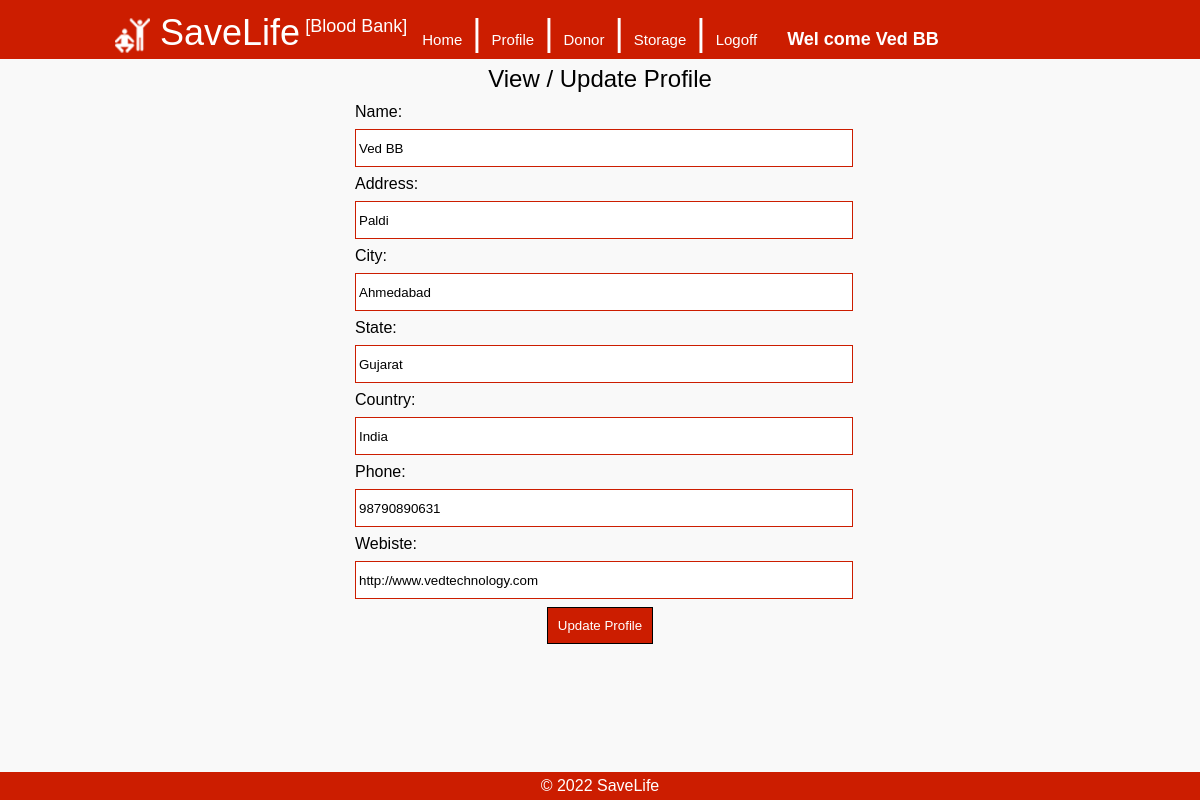
The app's page /admin-bb/profile.php (signed in) with its own data.
### tables this page shows
CREATE TABLE `blood_bank_master` (
  `ID` int(6) NOT NULL,
  `Email` varchar(50) NOT NULL,
  `Password` varchar(30) NOT NULL,
  `Name` varchar(50) NOT NULL,
  `Address` varchar(200) NOT NULL,
  `City` varchar(25) NOT NULL,
  `State` varchar(25) NOT NULL,
  `Country` varchar(25) NOT NULL,
  `Phone` varchar(35) NOT NULL,
  `Website` varchar(50) NOT NULL,
  `RegisterDate` timestamp NOT NULL DEFAULT CURRENT_TIMESTAMP,
  `Status` int(1) NOT NULL DEFAULT '1'
);

### admin-bb/profile.php (the view, shortened to what this page needs)
<?php
	include("../includes/db.php");
	$user_id = $_SESSION['user_id'];
	$query = "select * from blood_bank_master where ID=$user_id";
	$result = $con->query($query);
	if($result->num_rows>0)
	{
		while($row = $result->fetch_row())
		{
			$name = $row[3];
			$address = $row[4];
			$city = $row[5];
			$state = $row[6];
			$country = $row[7];
			$phone = $row[8];
			$website = $row[9];
		}
	}
?>
<!DOCTYPE html>
<html lang="en">
<head>
<?php
		include('includes/css_js.php');
?>
</head>
<body>
<div class="container">
    <?php
		include('includes/header.php');
	?>
    <div class="main">
	<div class="head">View / Update Profile</div>
		<form name="f1" method="post">
        <table border="0px" cellpadding="3px" align="center" width="500px">
        	<tr><td>Name:</td></tr>
			<tr><td><input class="txt" type="text" name="name" maxlength="50" value="<?php if(isset($name)){echo $name;}?>" required /></td></tr>
			<tr><td>Address:</td></tr>
            <tr><td><input class="txt" type="text" name="address" maxlength="200" value="<?php if(isset($address)){echo $address;}?>" required /></td></tr>
            <tr><td>City:</td></tr>
            <tr><td><input class="txt" type="text" name="city" maxlength="25" value="<?php if(isset($city)){echo $city;}?>" required /></td></tr>
            <tr><td>State:</td></tr>
            <tr><td><input class="txt" type="text" name="state" maxlength="25" value="<?php if(isset($state)){echo $state;}?>" required /></td></tr>
            <tr><td>Country:</td></tr>
            <tr><td><input class="txt" type="text" name="country" maxlength="25" value="<?php if(isset($country)){echo $country;}?>" required /></td></tr>
            <tr><td>Phone:</td></tr>
            <tr><td><input class="txt" type="text" name="phone" maxlength="35" value="<?php if(isset($name)){echo $phone;}?>" required /></td></tr>
            <tr><td>Webiste:</td></tr>
            <tr><td><input class="txt" type="url" name="website" maxlength="50" value="<?php if(isset($website)){echo $website;}?>" required /></td></tr>
            <tr><td align="center"><input class="btn" type="submit" value="Update Profile"  /></td></tr>
        </table>
        </form>
    </div>
    <?php
		include('includes/footer.php');
	?>
</div>
</body>
</html>

### css/style.css (style rules this page uses)
body { margin:0px; background-color:#f9f9f9; font-family: Arial, Helvetica, sans-serif; }
.container { width:100%; margin-top:55px; }
.main { padding:5px; margin:auto; width:970px; margin-bottom:50px; }
.head { font-size:24px; text-align:center; padding:5px; }
.txt { width:100%; height:30px; border:solid 1px #CC1D00; padding:3px; }
.btn { background-color:#CC1D00; color:#FFF; border:solid 1px #000; padding:10px 10px 10px 10px; }

### records on screen
blood_bank_master: name "Ved BB", address "Paldi", city "Ahmedabad", state "Gujarat", country "India", phone "98790890631", website "http://www.vedtechnology.com"

### other values on screen
$title "SaveLife"
$_SESSION['name'] "Ved BB"
